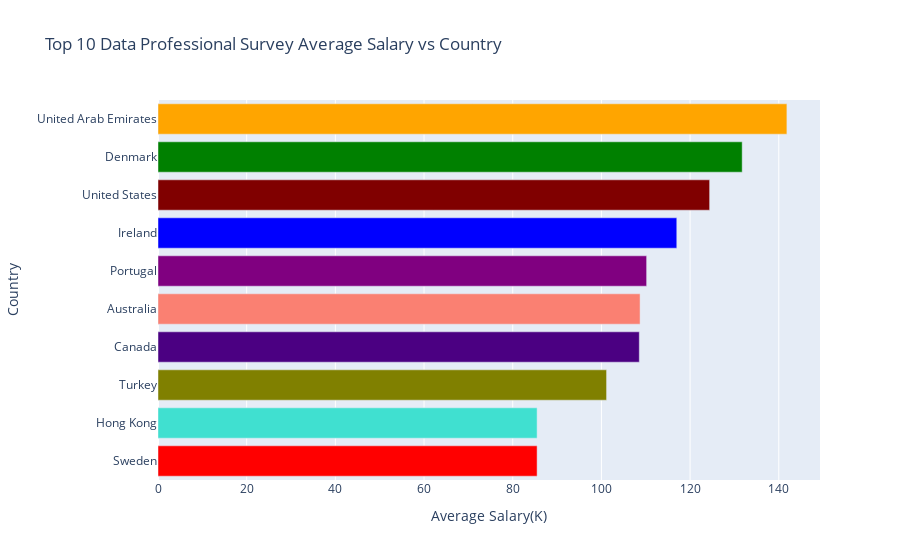

The cell this chart's notebook holds for it:
### Code cell
fig=px.bar(df.head(10),y='Which Country do you live in?',x='average_sal',
           color='Which Country do you live in?',
           color_discrete_sequence=colour_list,
          labels={'Which Country do you live in?':'Country','average_sal':'Average Salary(K)'},
          title='Top 10 Data Professional Survey Average Salary vs Country',
          orientation='h'
          )
fig.update_layout(showlegend =False)
fig.show()

### Figure 1 — Plotly figure (JSON) as saved in the notebook; plotly's stock layout.template omitted (floating-point values rounded to 4 significant figures)
{"data": [{"alignmentgroup": "True", "hovertemplate": "Country=%{y}<br>Average Salary(K)=%{x}<extra></extra>", "legendgroup": "United Arab Emirates", "marker": {"color": "orange", "pattern": {"shape": ""}}, "name": "United Arab Emirates", "offsetgroup": "United Arab Emirates", "orientation": "h", "showlegend": true, "textposition": "auto", "type": "bar", "x": [141.8], "xaxis": "x", "y": ["United Arab Emirates"], "yaxis": "y"}, {"alignmentgroup": "True", "hovertemplate": "Country=%{y}<br>Average Salary(K)=%{x}<extra></extra>", "legendgroup": "Denmark", "marker": {"color": "green", "pattern": {"shape": ""}}, "name": "Denmark", "offsetgroup": "Denmark", "orientation": "h", "showlegend": true, "textposition": "auto", "type": "bar", "x": [131.8], "xaxis": "x", "y": ["Denmark"], "yaxis": "y"}, {"alignmentgroup": "True", "hovertemplate": "Country=%{y}<br>Average Salary(K)=%{x}<extra></extra>", "legendgroup": "United States", "marker": {"color": "Maroon", "pattern": {"shape": ""}}, "name": "United States", "offsetgroup": "United States", "orientation": "h", "showlegend": true, "textposition": "auto", "type": "bar", "x": [124.4], "xaxis": "x", "y": ["United States"], "yaxis": "y"}, {"alignmentgroup": "True", "hovertemplate": "Country=%{y}<br>Average Salary(K)=%{x}<extra></extra>", "legendgroup": "Ireland", "marker": {"color": "blue", "pattern": {"shape": ""}}, "name": "Ireland", "offsetgroup": "Ireland", "orientation": "h", "showlegend": true, "textposition": "auto", "type": "bar", "x": [117], "xaxis": "x", "y": ["Ireland"], "yaxis": "y"}, {"alignmentgroup": "True", "hovertemplate": "Country=%{y}<br>Average Salary(K)=%{x}<extra></extra>", "legendgroup": "Portugal", "marker": {"color": "purple", "pattern": {"shape": ""}}, "name": "Portugal", "offsetgroup": "Portugal", "orientation": "h", "showlegend": true, "textposition": "auto", "type": "bar", "x": [110.2], "xaxis": "x", "y": ["Portugal"], "yaxis": "y"}, {"alignmentgroup": "True", "hovertemplate": "Country=%{y}<br>Average Salary(K)=%{x}<extra></extra>", "legendgroup": "Australia", "marker": {"color": "Salmon", "pattern": {"shape": ""}}, "name": "Australia", "offsetgroup": "Australia", "orientation": "h", "showlegend": true, "textposition": "auto", "type": "bar", "x": [108.7], "xaxis": "x", "y": ["Australia"], "yaxis": "y"}, {"alignmentgroup": "True", "hovertemplate": "Country=%{y}<br>Average Salary(K)=%{x}<extra></extra>", "legendgroup": "Canada", "marker": {"color": "indigo", "pattern": {"shape": ""}}, "name": "Canada", "offsetgroup": "Canada", "orientation": "h", "showlegend": true, "textposition": "auto", "type": "bar", "x": [108.5], "xaxis": "x", "y": ["Canada"], "yaxis": "y"}, {"alignmentgroup": "True", "hovertemplate": "Country=%{y}<br>Average Salary(K)=%{x}<extra></extra>", "legendgroup": "Turkey", "marker": {"color": "Olive", "pattern": {"shape": ""}}, "name": "Turkey", "offsetgroup": "Turkey", "orientation": "h", "showlegend": true, "textposition": "auto", "type": "bar", "x": [101.2], "xaxis": "x", "y": ["Turkey"], "yaxis": "y"}, {"alignmentgroup": "True", "hovertemplate": "Country=%{y}<br>Average Salary(K)=%{x}<extra></extra>", "legendgroup": "Hong Kong", "marker": {"color": "Turquoise", "pattern": {"shape": ""}}, "name": "Hong Kong", "offsetgroup": "Hong Kong", "orientation": "h", "showlegend": true, "textposition": "auto", "type": "bar", "x": [85.5], "xaxis": "x", "y": ["Hong Kong"], "yaxis": "y"}, {"alignmentgroup": "True", "hovertemplate": "Country=%{y}<br>Average Salary(K)=%{x}<extra></extra>", "legendgroup": "Sweden", "marker": {"color": "red", "pattern": {"shape": ""}}, "name": "Sweden", "offsetgroup": "Sweden", "orientation": "h", "showlegend": true, "textposition": "auto", "type": "bar", "x": [85.5], "xaxis": "x", "y": ["Sweden"], "yaxis": "y"}], "layout": {"barmode": "relative", "legend": {"title": {"text": "Country"}, "tracegroupgap": 0}, "showlegend": false, "title": {"text": "Top 10 Data Professional Survey Average Salary vs Country"}, "xaxis": {"anchor": "y", "domain": [0, 1], "title": {"text": "Average Salary(K)"}}, "yaxis": {"anchor": "x", "categoryarray": ["Sweden", "Hong Kong", "Turkey", "Canada", "Australia", "Portugal", "Ireland", "United States", "Denmark", "United Arab Emirates"], "categoryorder": "array", "domain": [0, 1], "title": {"text": "Country"}}}}
